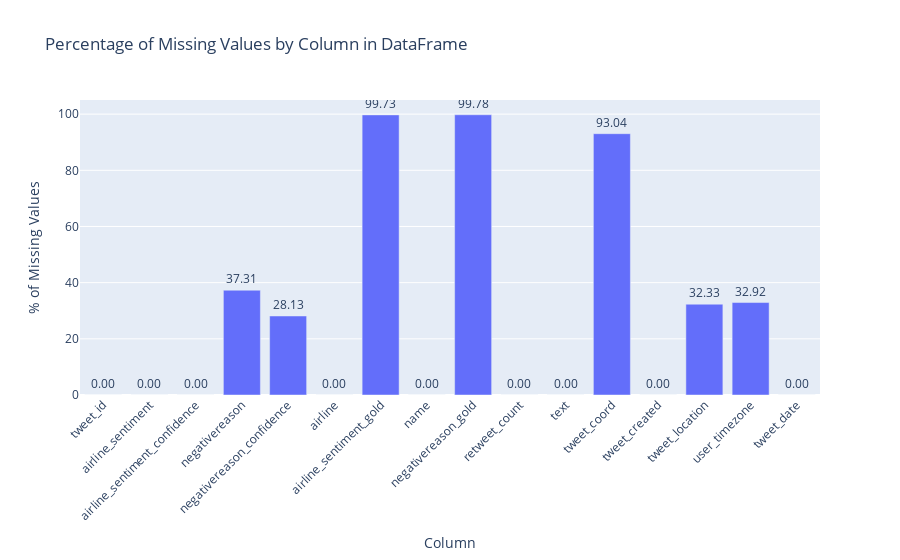

Write notebook code for a chart like this one.
### Code cell
import plotly.express as px
import pandas as pd

# Calcul du pourcentage de valeurs manquantes par colonne
missing_percentage = (data.isna().sum() / len(data) * 100).round(2)
missing_percentage = missing_percentage.reset_index()
missing_percentage.columns = ['column', 'missing_percentage']

# Création du graphique à barres avec Plotly Express
fig = px.bar(missing_percentage, 
             x='column', 
             y='missing_percentage', 
             title='Percentage of Missing Values by Column in DataFrame',
             labels={'missing_percentage': '% of Missing Values', 'column': 'Column'},
             text='missing_percentage')

fig.update_traces(texttemplate='%{text:.2f}', textposition='outside')
fig.update_layout(uniformtext_minsize=8, uniformtext_mode='hide', xaxis_tickangle=-45)

# Afficher le graphique
fig.show()

### Figure 1 — Plotly figure (JSON) as saved in the notebook; plotly's stock layout.template omitted (floating-point values rounded to 4 significant figures)
{"data": [{"alignmentgroup": "True", "hovertemplate": "Column=%{x}<br>% of Missing Values=%{text}<extra></extra>", "legendgroup": "", "marker": {"color": "#636efa", "pattern": {"shape": ""}}, "name": "", "offsetgroup": "", "orientation": "v", "showlegend": false, "text": [0, 0, 0, 37.31, 28.13, 0, 99.73, 0, 99.78, 0, 0, 93.04, 0, 32.33, 32.92, 0], "textposition": "outside", "texttemplate": "%{text:.2f}", "type": "bar", "x": ["tweet_id", "airline_sentiment", "airline_sentiment_confidence", "negativereason", "negativereason_confidence", "airline", "airline_sentiment_gold", "name", "negativereason_gold", "retweet_count", "text", "tweet_coord", "tweet_created", "tweet_location", "user_timezone", "tweet_date"], "xaxis": "x", "y": [0, 0, 0, 37.31, 28.13, 0, 99.73, 0, 99.78, 0, 0, 93.04, 0, 32.33, 32.92, 0], "yaxis": "y"}], "layout": {"barmode": "relative", "legend": {"tracegroupgap": 0}, "title": {"text": "Percentage of Missing Values by Column in DataFrame"}, "uniformtext": {"minsize": 8, "mode": "hide"}, "xaxis": {"anchor": "y", "domain": [0, 1], "tickangle": -45, "title": {"text": "Column"}}, "yaxis": {"anchor": "x", "domain": [0, 1], "title": {"text": "% of Missing Values"}}}}
